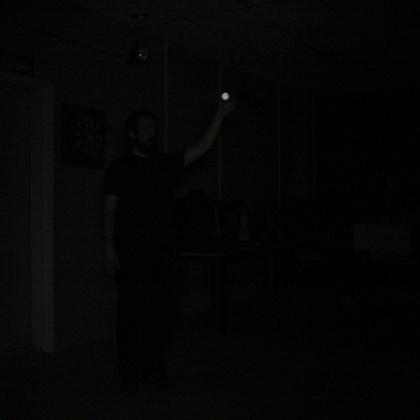
%> input picture hafta_07/top_001.jpg, 420 x 420 px, shrunk from 1024 x 1024 before the run; its folder holds only this picture in this run
$ octave N18136522_Celik_Baris_Odev_5.m   (GNU Octave 9; MATLAB toolbox functions it lacks are replaced by stand-ins)
%> lines starting %> are read from the running program, lines starting %| are printed output that depends on the picture; in (x1, y1, x2, y2) boxes, pixels count from 0 and x2, y2 are one past the last pixel; in counts of white or black regions, pixels touching at a corner belong together; the program's own positions count from 1
%% get all files
currentDir = pwd; %gets directory
allFiles = dir(fullfile(currentDir,'*.jpg')); % gets all jpg files

fid = fopen('ball_position.txt', 'w+');
if fid < 0
    warning('Can not open file ball_position.txt');
    return;
end

for k = 1:length(allFiles)
    %% Read image and get the intensity matrix of the image
    fileName = allFiles(k).name;

    RGB = imread(fileName);
%> RGB is the input picture: size 420x420x3 uint8; mean R, G, B 4.9, 4.9, 4.7
    I = rgb2gray(RGB);
    %figure,imshow(I), hold on;
    [level, EM] = graythresh(I);
%> level = 0.0235; EM = 0.524
    bw = imbinarize(I, EM);
%> bw: size 420x420 logical; 0.01% white in thin lines or dots, all inside (x1, y1, x2, y2) = (223, 94, 227, 99)
    bw= medfilt2(bw,[3 3]);
    bw = bwareaopen(bw, 4);
    [B,L] = bwboundaries(bw,'noholes');
%> B = 1 boundary; box (x1, y1, x2, y2) and points: (223, 94, 227, 99) 11

    drawnow; % forces to update the image. or in other words updates the frame
    imshow(RGB);
    hold on

    stats = regionprops(L, I, 'Area', 'WeightedCentroid', 'Centroid', 'Perimeter');
%> stats = 1 region; Area, Centroid, WeightedCentroid and Perimeter: 16 [225.5 97] [225.5 97] 10.78
    for j = 1:length(B)
        boundary = B{j};
        % uncomment if you want centroid rather than weighted_centroid
%         centroid = stats(j).Centroid;
%         plot(centroid(1), centroid(2),'k+');
%         fprintf(fid, '%3.3f,%3.3f\n', centroid(1), numel(RGB(:,1,1)) - centroid(2));
        WeightedCentroid = stats(j).WeightedCentroid;
        plot(WeightedCentroid(1), WeightedCentroid(2),'b+', WeightedCentroid(1), WeightedCentroid(2),'bo');
        fprintf(fid, '%3.3f,%3.3f\n', WeightedCentroid(1), numel(RGB(:,1,1)) - WeightedCentroid(2));
    end
%> this loop made 1 pass
%> WeightedCentroid on pass 1: [225.5 96.99]
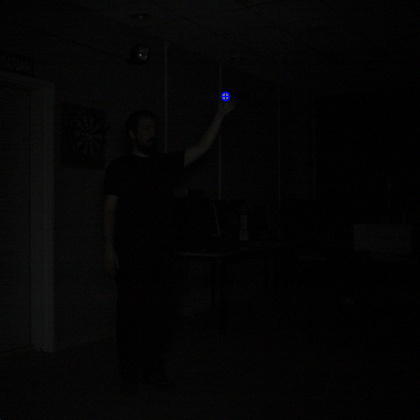
%> figure redrawn from the program's plot data

end

fclose(fid);

fid2 = fopen('calib_im.txt', 'w+');
if fid2 < 0
    warning('Can not open file calib_im.txt');
    return;
end

calibrationFile = 'calibration/topbirak_calib.jpg';
%% Calculate calibration from topbirak_calib.jpg
RGB = imread(calibrationFile);
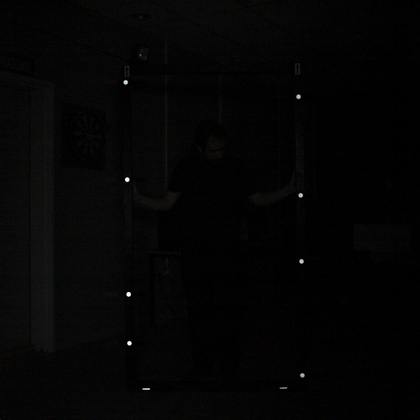
%> input picture hafta_07/calibration/topbirak_calib.jpg, 420 x 420 px, shrunk from 1024 x 1024 before the run
%> RGB is the input picture: size 420x420x3 uint8; mean R, G, B 4.5, 4.6, 4.3
I = rgb2gray(RGB);
[level, EM] = graythresh(I);
%> level = 0.345; EM = 0.604
bw = imbinarize(I, EM);
%> bw: size 420x420 logical; 0.06% white in thin lines or dots, all inside (x1, y1, x2, y2) = (124, 80, 304, 390)
bw= medfilt2(bw,[3 3]);
%> bw: size 420x420 logical; 0.05% white in thin lines or dots, all inside (x1, y1, x2, y2) = (124, 81, 304, 390)
bw = bwareaopen(bw, 4);
[B,L] = bwboundaries(bw,'noholes');
%> L: size 420x420 double; 10 distinct labels, from 0 to 9
%> B = 9 boundaries; largest, box (x1, y1, x2, y2) and points: (125, 178, 129, 182) 10, (127, 292, 131, 296) 10, (127, 341, 131, 345) 10, (144, 388, 148, 390) 9, (124, 81, 127, 84) 8

stats = regionprops(L, 'Area', 'Centroid', 'Perimeter');
%> stats = 9 regions; largest, Area, Centroid and Perimeter: 13 [127.6 180.4] 9.46, 13 [129.4 294.6] 9.46, 13 [129.6 343.6] 9.46, 8 [126.1 82.9] 6.83, 8 [146.5 389.5] 7.48
ratioLow = 1.02;
ratioUp = 1.9;
%% Circle Detection from HW2
for j = 1:length(B)
    %% Get the current boundary object
    boundary = B{j};
    perimeter = stats(j).Perimeter;
    area = stats(j).Area;
    ratio = 4*pi*area / perimeter^2;
    if (ratio >= ratioLow) && (ratio <= ratioUp)
        %% If this is close to a circle, then get the centroid and plot the boundary and centroid of the object
        marker_centroids = cat(1, stats(j).Centroid);
        %plot(boundary(:,2),boundary(:,1),'w', 'LineWidth',2);
        %plot(marker_centroids(:,1), marker_centroids(:,2), 'r+');
        fprintf(fid2, '%3.3f,%3.3f\n', marker_centroids(:,1), numel(RGB(:,1,1)) - marker_centroids(:,2));
    else
        L(boundary(:,1), boundary(:,2)) = 0;
    end
end
%> this loop made 9 passes
%> (perimeter, area, ratio, marker_centroids) on passes 2 to 5: (9.46, 13, 1.83, [127.6 180.4]), (9.46, 13, 1.83, [129.4 294.6]), (9.46, 13, 1.83, [129.6 343.6]), (7.48, 8, 1.8, [146.5 389.5])
%> (perimeter, area, ratio) on passes 1, 6, 7, 8: (6.83, 8, 2.15), (6.37, 7, 2.17), (6.83, 8, 2.15), (6.37, 7, 2.17)
%> L: size 420x420 double; 5 distinct labels, from 0 to 5

fclose(fid2);
